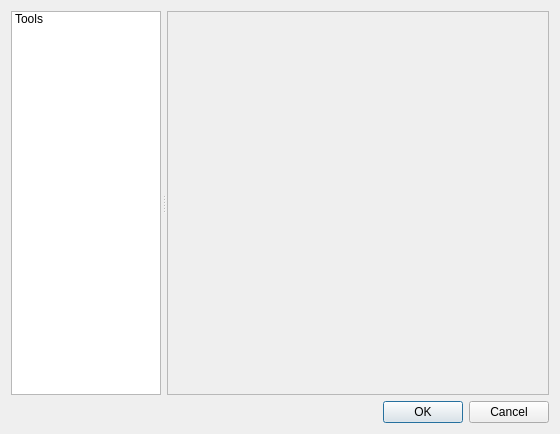
<?xml version="1.0" encoding="UTF-8"?>
<ui version="4.0">
 <class>SettingsDialog</class>
 <widget class="QDialog" name="SettingsDialog">
  <property name="geometry">
   <rect>
    <x>0</x>
    <y>0</y>
    <width>560</width>
    <height>434</height>
   </rect>
  </property>
  <property name="windowTitle">
   <string>Dialog</string>
  </property>
  <layout class="QVBoxLayout" name="verticalLayout">
   <item>
    <widget class="QSplitter" name="splitter">
     <property name="lineWidth">
      <number>1</number>
     </property>
     <property name="orientation">
      <enum>Qt::Horizontal</enum>
     </property>
     <property name="handleWidth">
      <number>6</number>
     </property>
     <widget class="QListWidget" name="listWidget">
      <property name="maximumSize">
       <size>
        <width>150</width>
        <height>16777215</height>
       </size>
      </property>
      <item>
       <property name="text">
        <string>Tools</string>
       </property>
      </item>
     </widget>
     <widget class="QScrollArea" name="scrollArea">
      <property name="widgetResizable">
       <bool>true</bool>
      </property>
      <widget class="QWidget" name="scrollAreaWidgetContents">
       <property name="geometry">
        <rect>
         <x>0</x>
         <y>0</y>
         <width>384</width>
         <height>381</height>
        </rect>
       </property>
       <layout class="QGridLayout" name="gridLayout">
        <item row="0" column="0">
         <widget class="ToolsForm" name="settingsForm" native="true"/>
        </item>
       </layout>
      </widget>
     </widget>
    </widget>
   </item>
   <item>
    <widget class="QDialogButtonBox" name="buttonBox">
     <property name="orientation">
      <enum>Qt::Horizontal</enum>
     </property>
     <property name="standardButtons">
      <set>QDialogButtonBox::Cancel|QDialogButtonBox::Ok</set>
     </property>
    </widget>
   </item>
  </layout>
 </widget>
 <customwidgets>
  <customwidget>
   <class>ToolsForm</class>
   <extends>QWidget</extends>
   <header>templates/settings/ToolsForm.h</header>
   <container>1</container>
  </customwidget>
 </customwidgets>
 <resources/>
 <connections/>
</ui>
